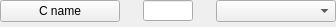
<?xml version="1.0" encoding="UTF-8"?>
<ui version="4.0">
 <class>Form</class>
 <widget class="QWidget" name="Form">
  <property name="geometry">
   <rect>
    <x>0</x>
    <y>0</y>
    <width>336</width>
    <height>24</height>
   </rect>
  </property>
  <property name="windowTitle">
   <string>Form</string>
  </property>
  <layout class="QVBoxLayout" name="verticalLayout">
   <property name="spacing">
    <number>0</number>
   </property>
   <property name="leftMargin">
    <number>0</number>
   </property>
   <property name="topMargin">
    <number>0</number>
   </property>
   <property name="rightMargin">
    <number>0</number>
   </property>
   <property name="bottomMargin">
    <number>0</number>
   </property>
   <item>
    <layout class="QHBoxLayout" name="component_hlayout">
     <property name="spacing">
      <number>0</number>
     </property>
     <property name="bottomMargin">
      <number>5</number>
     </property>
     <item>
      <widget class="QPushButton" name="component_btn">
       <property name="sizePolicy">
        <sizepolicy hsizetype="Fixed" vsizetype="Fixed">
         <horstretch>0</horstretch>
         <verstretch>0</verstretch>
        </sizepolicy>
       </property>
       <property name="minimumSize">
        <size>
         <width>120</width>
         <height>0</height>
        </size>
       </property>
       <property name="maximumSize">
        <size>
         <width>120</width>
         <height>22</height>
        </size>
       </property>
       <property name="text">
        <string>C name</string>
       </property>
      </widget>
     </item>
     <item>
      <spacer name="horizontalSpacer">
       <property name="orientation">
        <enum>Qt::Horizontal</enum>
       </property>
       <property name="sizeHint" stdset="0">
        <size>
         <width>22</width>
         <height>20</height>
        </size>
       </property>
      </spacer>
     </item>
     <item>
      <widget class="QLineEdit" name="order_num">
       <property name="sizePolicy">
        <sizepolicy hsizetype="Fixed" vsizetype="Fixed">
         <horstretch>0</horstretch>
         <verstretch>0</verstretch>
        </sizepolicy>
       </property>
       <property name="minimumSize">
        <size>
         <width>50</width>
         <height>0</height>
        </size>
       </property>
       <property name="maximumSize">
        <size>
         <width>50</width>
         <height>21</height>
        </size>
       </property>
      </widget>
     </item>
     <item>
      <spacer name="horizontalSpacer_2">
       <property name="orientation">
        <enum>Qt::Horizontal</enum>
       </property>
       <property name="sizeHint" stdset="0">
        <size>
         <width>22</width>
         <height>20</height>
        </size>
       </property>
      </spacer>
     </item>
     <item>
      <widget class="QComboBox" name="target_box">
       <property name="sizePolicy">
        <sizepolicy hsizetype="Fixed" vsizetype="Fixed">
         <horstretch>0</horstretch>
         <verstretch>0</verstretch>
        </sizepolicy>
       </property>
       <property name="minimumSize">
        <size>
         <width>120</width>
         <height>0</height>
        </size>
       </property>
       <property name="maximumSize">
        <size>
         <width>120</width>
         <height>22</height>
        </size>
       </property>
      </widget>
     </item>
    </layout>
   </item>
  </layout>
 </widget>
 <resources/>
 <connections/>
</ui>
